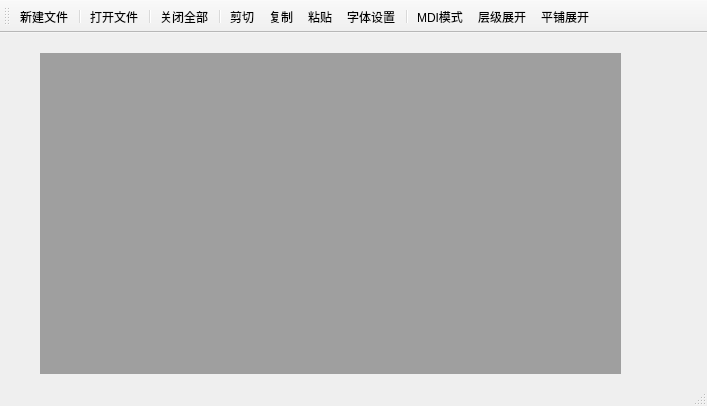
<?xml version="1.0" encoding="UTF-8"?>
<ui version="4.0">
 <class>MainWindow</class>
 <widget class="QMainWindow" name="MainWindow">
  <property name="geometry">
   <rect>
    <x>0</x>
    <y>0</y>
    <width>707</width>
    <height>406</height>
   </rect>
  </property>
  <property name="windowTitle">
   <string>MainWindow</string>
  </property>
  <widget class="QWidget" name="centralwidget">
   <widget class="QMdiArea" name="mdiArea">
    <property name="geometry">
     <rect>
      <x>40</x>
      <y>20</y>
      <width>581</width>
      <height>321</height>
     </rect>
    </property>
   </widget>
  </widget>
  <widget class="QStatusBar" name="statusbar"/>
  <widget class="QToolBar" name="toolBar">
   <property name="windowTitle">
    <string>toolBar</string>
   </property>
   <attribute name="toolBarArea">
    <enum>TopToolBarArea</enum>
   </attribute>
   <attribute name="toolBarBreak">
    <bool>false</bool>
   </attribute>
   <addaction name="actionnewfile"/>
   <addaction name="separator"/>
   <addaction name="actionopenfile"/>
   <addaction name="separator"/>
   <addaction name="actioncloseall"/>
   <addaction name="separator"/>
   <addaction name="actioncut"/>
   <addaction name="actioncopy"/>
   <addaction name="actionpaste"/>
   <addaction name="actionsetfont"/>
   <addaction name="separator"/>
   <addaction name="actionMDI_mode"/>
   <addaction name="actioncasca"/>
   <addaction name="actiontile"/>
  </widget>
  <action name="actionnewfile">
   <property name="text">
    <string>新建文件</string>
   </property>
   <property name="menuRole">
    <enum>QAction::NoRole</enum>
   </property>
  </action>
  <action name="actionopenfile">
   <property name="text">
    <string>打开文件</string>
   </property>
   <property name="menuRole">
    <enum>QAction::NoRole</enum>
   </property>
  </action>
  <action name="actioncloseall">
   <property name="text">
    <string>关闭全部</string>
   </property>
   <property name="menuRole">
    <enum>QAction::NoRole</enum>
   </property>
  </action>
  <action name="actioncut">
   <property name="text">
    <string>剪切</string>
   </property>
   <property name="menuRole">
    <enum>QAction::NoRole</enum>
   </property>
  </action>
  <action name="actioncopy">
   <property name="text">
    <string>复制</string>
   </property>
   <property name="menuRole">
    <enum>QAction::NoRole</enum>
   </property>
  </action>
  <action name="actionpaste">
   <property name="text">
    <string>粘贴</string>
   </property>
   <property name="menuRole">
    <enum>QAction::NoRole</enum>
   </property>
  </action>
  <action name="actionsetfont">
   <property name="text">
    <string>字体设置</string>
   </property>
   <property name="menuRole">
    <enum>QAction::NoRole</enum>
   </property>
  </action>
  <action name="actionMDI_mode">
   <property name="checkable">
    <bool>true</bool>
   </property>
   <property name="text">
    <string>MDI模式</string>
   </property>
   <property name="menuRole">
    <enum>QAction::NoRole</enum>
   </property>
  </action>
  <action name="actioncasca">
   <property name="text">
    <string>层级展开</string>
   </property>
   <property name="menuRole">
    <enum>QAction::NoRole</enum>
   </property>
  </action>
  <action name="actiontile">
   <property name="text">
    <string>平铺展开</string>
   </property>
   <property name="menuRole">
    <enum>QAction::NoRole</enum>
   </property>
  </action>
 </widget>
 <resources/>
 <connections/>
</ui>
